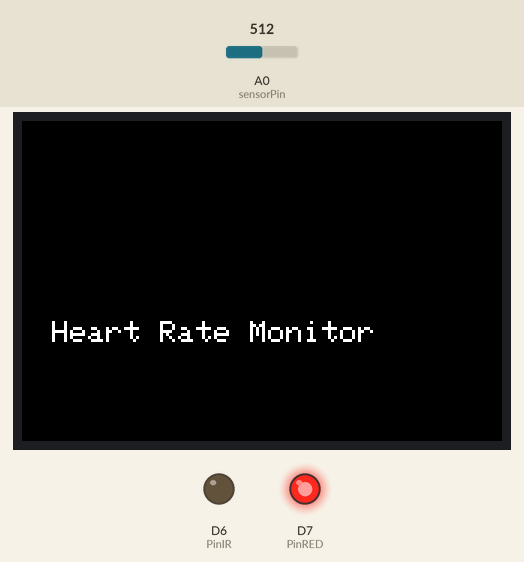
A sketch run on a simulated Arduino Zero (SAMD21). Shown: 480×320 colour display, output pins drawn as LEDs (lit = HIGH). The test bench sets the inputs (shaded band); at power-on: A0 (sensorPin) = 512 (analog values on the 0–1023 scale). What the sketch prints to the serial monitor is not drawn.

Above: at 5.2 s.
5.3 s: A0 (sensorPin) set to 1005
8.3 s: A0 (sensorPin) set to 1017
11.3 s: A0 (sensorPin) set to 1023
At 14.5 s:
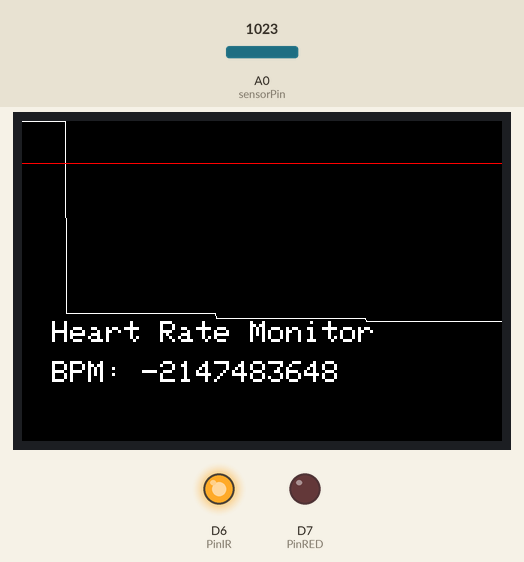
At 16.7 s:
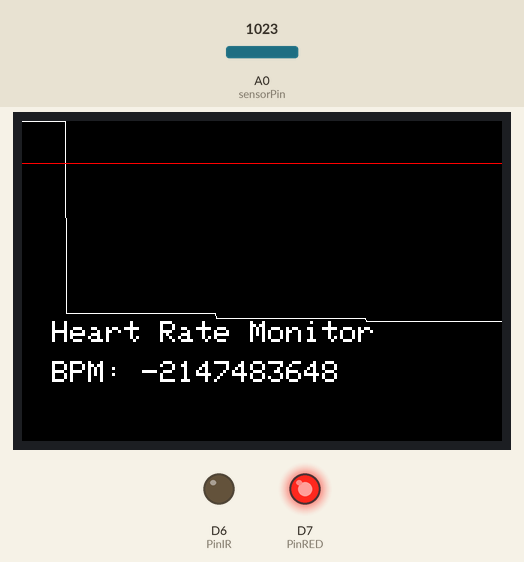
Timing chart, 0 to 17.0 s (numbered marks = the images above; inputs shaded):
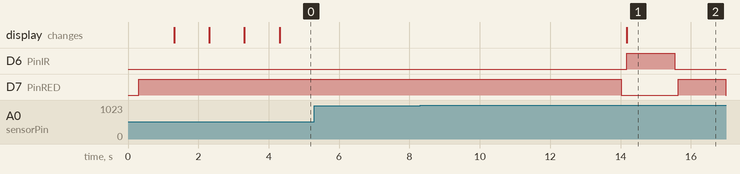

Measured:
- after the input at 5.3 s, every drawn part: stays the same
- after the input at 8.3 s, every drawn part: stays the same
- after the input at 11.3 s, the display: changes after 2.9 s (image 1)

The sketch:

HR.ino
```cpp
#include <SPI.h>
#include "Adafruit_GFX.h"
#include "Adafruit_HX8357.h"

#define sensorPin A0
#define PinIR 6
#define PinRED 7
#define TFT_CS 10
#define TFT_DC 9

Adafruit_HX8357 tft = Adafruit_HX8357(TFT_CS, TFT_DC,-1);

const int displayWidth = 480;
const int arraySize = displayWidth;
const int graphHeight = 200;
const int sampleInterval = 20;

int acquire[arraySize];

void setup(){
  Serial.begin(9600);
    pinMode(PinIR,OUTPUT);
    pinMode(PinRED,OUTPUT);
    analogReadResolution(12); // 12 bit ADC -> 4096 values

    tft.begin();
    tft.setRotation(1);
    tft.fillScreen(HX8357_BLACK);
    tft.setTextSize(3);
    tft.setCursor(30, graphHeight);
    tft.setTextColor(HX8357_WHITE);
    tft.println("Heart Rate Monitor");

    digitalWrite(PinRED,HIGH);

    tft.setCursor(30, 240);
    tft.setTextColor(HX8357_WHITE);
    tft.print("Inizio misurazione ...");    delay(1000);
    tft.print("3"); delay(1000);
    tft.print("2"); delay(1000);
    tft.print("1"); delay(1000);
    tft.fillRect(0, 240, displayWidth, 80, HX8357_BLACK);

    acq();
    digitalWrite(PinRED,LOW);

    tft.setCursor(30, 240);
    tft.print("Scalamento della misurazione ...");

    plot_array_scaled();
    tft.fillRect(0, 240, displayWidth, 80, HX8357_BLACK);

    findBPM(acquire);

    float O2 = findO2(acquire);
    tft.setCursor(30, 280);
    tft.print("O2: ");
    tft.print(O2);
}

void loop(){
}

void acq(){
    unsigned long currentMillis = 0;
    acquire[0] = analogRead(sensorPin);
    tft.fillRect(0, 0, displayWidth, graphHeight, HX8357_BLACK);
    for(int i = 1; i < arraySize; i++){
        acquire[i] = analogRead(sensorPin);
        currentMillis = millis();
        tft.drawLine(i-1,map(acquire[i-1], 1000, 4095, 0, graphHeight),i,map(acquire[i], 0, 4095, 0, graphHeight), HX8357_WHITE);
        while(millis() < currentMillis + sampleInterval);
    }
}

void plot_array_scaled(){
    rescale();
    tft.fillRect(0, 0, displayWidth, graphHeight, HX8357_BLACK);
    for(int i = 1; i < arraySize; i++){
        tft.drawLine(i-1, acquire[i-1],i,acquire[i], HX8357_WHITE);
    }
}

void rescale( ){
    int max = findmax(acquire);
    int min = findmin(acquire);

    for(int i = 0; i < arraySize; i++){
        acquire[i] = map(acquire[i], min, max, 0, graphHeight);
    }
}

int findmax(int array[]){
    int max = array[0];
    for(int i = 0; i < arraySize; i++){
        if(array[i] > max)  max = array[i];
    }
    return max;
}

int findmin(int array[]){
    int min = array[0];
    for(int i = 0; i < arraySize; i++){
        if(array[i] < min)  min = array[i];
    }
    return min;
}

int mean(int array[]){
    int sum = 0;
    for(int i = 0; i < arraySize; i++){
        sum += array[i];
    }
    return sum / arraySize;
}

int findBPM(int array[]){
    int max = findmax(array);
    Serial.print(" MAX= ");
    Serial.println(max);
    int min = findmin(array);
    Serial.print(" MIN= ");
    Serial.println(min);
    int avg = mean(array);
    Serial.print(" AVG= ");
    Serial.println(avg);
    int threshold = avg - 20;
    //int threshold = (max - min) / 1.5 + min;
    Serial.print("Soglia = ");
    Serial.println(threshold);
    Serial.print("Soglia = ");
    Serial.println((max - min) / 1.5 + min);
    int peaks = 0;
    int timeOfPeaks[arraySize/2];
    for(int i = 0; i < arraySize; i++){
        if(array[i] > threshold){
            // Serial.println("Picco");
            timeOfPeaks[peaks] = i;
            peaks++;
            i+=2;
            while(array[i] > threshold){
                i++;
            }
        }
    }
    Serial.print("Ho contato: ");
    Serial.println(peaks);

    int FirstPeaks = timeOfPeaks[0] * 20;
    int LastPeaks = timeOfPeaks[peaks-1] * 20;

    Serial.print("Intervallo tempo= ");
    Serial.println(LastPeaks - FirstPeaks);

    float bpm = peaks / ((LastPeaks - FirstPeaks)/1000.0);
    Serial.print("Battiti al secondo: ");
    Serial.println(bpm);
    int bpm2 = bpm * 60;

    Serial.print("Battiti al minuto: ");
    Serial.println(bpm2);

    tft.setCursor(30, 240);
    tft.print("BPM: ");
    tft.print(bpm2);

    threshold = map(threshold, min, max, graphHeight, 0);

    Serial.print("Soglia = ");
    Serial.println(threshold);

    tft.drawLine(0,threshold ,displayWidth,threshold ,HX8357_RED);

    return bpm;
}

float findO2(int array[]){
    int samples = 1000;
    int IR[samples];
    int RED[samples];
    digitalWrite(PinIR,HIGH);
    delay(250);
    for(int i = 0; i < samples; i++){
        IR[i] = analogRead(sensorPin);
        delay(1);
    }
    digitalWrite(PinIR,LOW);
    delay(100);
    digitalWrite(PinRED,HIGH);
    delay(250);
    for(int i = 0; i < samples; i++){
        RED[i] = analogRead(sensorPin);
        delay(1);
    }
    digitalWrite(PinRED,LOW);

    int IRmax = findmax(IR) * 3.3 / 4095;
    int IRmin = findmin(IR) * 3.3 / 4095;
    int REDmax = findmax(RED) * 3.3 / 4095;
    int REDmin = findmin(RED) * 3.3 / 4095;

    float R = ((REDmax - REDmin)/REDmin) / ((IRmax - IRmin) / IRmin);
    Serial.println(R);
    float O2 = 97.94 + 1.15 * R;

    return O2;
}
```
